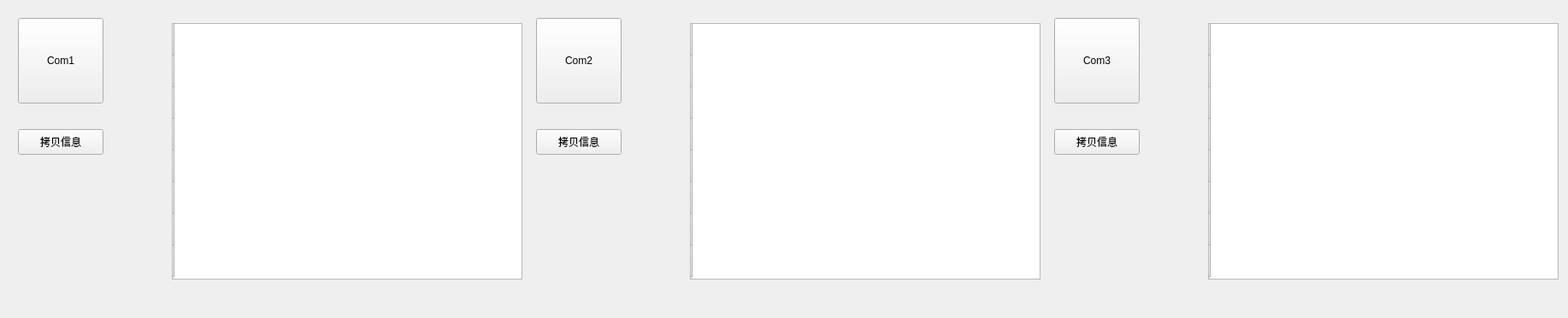
              <widget class="QWidget" name="widget_21" native="true">
               <layout class="QHBoxLayout" name="horizontalLayout_7">
                <item>
                 <widget class="QWidget" name="widget_15" native="true">
                  <property name="minimumSize">
                   <size>
                    <width>600</width>
                    <height>350</height>
                   </size>
                  </property>
                  <property name="maximumSize">
                   <size>
                    <width>600</width>
                    <height>350</height>
                   </size>
                  </property>
                  <widget class="QWidget" name="widget_23" native="true">
                   <property name="geometry">
                    <rect>
                     <x>130</x>
                     <y>0</y>
                     <width>470</width>
                     <height>333</height>
                    </rect>
                   </property>
                   <property name="minimumSize">
                    <size>
                     <width>470</width>
                     <height>0</height>
                    </size>
                   </property>
                   <property name="maximumSize">
                    <size>
                     <width>470</width>
                     <height>16777215</height>
                    </size>
                   </property>
                   <layout class="QHBoxLayout" name="horizontalLayout_9">
                    <property name="spacing">
                     <number>0</number>
                    </property>
                    <property name="leftMargin">
                     <number>0</number>
                    </property>
                    <property name="topMargin">
                     <number>0</number>
                    </property>
                    <property name="rightMargin">
                     <number>0</number>
                    </property>
                    <property name="bottomMargin">
                     <number>0</number>
                    </property>
                    <item>
                     <spacer name="horizontalSpacer_12">
                      <property name="orientation">
                       <enum>Qt::Horizontal</enum>
                      </property>
                      <property name="sizeHint" stdset="0">
                       <size>
                        <width>40</width>
                        <height>20</height>
                       </size>
                      </property>
                     </spacer>
                    </item>
                    <item>
                     <widget class="QTableWidget" name="tableWidget">
                      <property name="minimumSize">
                       <size>
                        <width>410</width>
                        <height>300</height>
                       </size>
                      </property>
                      <property name="maximumSize">
                       <size>
                        <width>410</width>
                        <height>300</height>
                       </size>
                      </property>
                      <property name="styleSheet">
                       <string notr="true">QTableWidget{background-color: rgba(255,255,255,0);
			 font: 25 10pt ;
		     color: rgb(245, 22, 22);
			 
			}&quot;

</string>
                      </property>
                      <property name="showGrid">
                       <bool>false</bool>
                      </property>
                      <property name="columnCount">
                       <number>2</number>
                      </property>
                      <attribute name="horizontalHeaderVisible">
                       <bool>false</bool>
                      </attribute>
                      <attribute name="horizontalHeaderDefaultSectionSize">
                       <number>200</number>
                      </attribute>
                      <attribute name="horizontalHeaderMinimumSectionSize">
                       <number>200</number>
                      </attribute>
                      <attribute name="verticalHeaderDefaultSectionSize">
                       <number>37</number>
                      </attribute>
                      <attribute name="verticalHeaderMinimumSectionSize">
                       <number>37</number>
                      </attribute>
                      <row>
                       <property name="text">
                        <string/>
                       </property>
                      </row>
                      <row>
                       <property name="text">
                        <string/>
                       </property>
                      </row>
                      <row>
                       <property name="text">
                        <string/>
                       </property>
                      </row>
                      <row>
                       <property name="text">
                        <string/>
                       </property>
                      </row>
                      <row>
                       <property name="text">
                        <string/>
                       </property>
                      </row>
                      <row>
                       <property name="text">
                        <string/>
                       </property>
                      </row>
                      <row>
                       <property name="text">
                        <string/>
                       </property>
                      </row>
                      <row>
                       <property name="text">
                        <string/>
                       </property>
                      </row>
                      <column/>
                      <column/>
                      <item row="0" column="0">
                       <property name="text">
                        <string/>
                       </property>
                      </item>
                      <item row="0" column="1">
                       <property name="text">
                        <string/>
                       </property>
                      </item>
                      <item row="1" column="0">
                       <property name="text">
                        <string/>
                       </property>
                      </item>
                      <item row="1" column="1">
                       <property name="text">
                        <string/>
                       </property>
                      </item>
                      <item row="2" column="0">
                       <property name="text">
                        <string/>
                       </property>
                      </item>
                      <item row="2" column="1">
                       <property name="text">
                        <string/>
                       </property>
                      </item>
                     </widget>
                    </item>
                   </layout>
                  </widget>
                  <widget class="QWidget" name="layoutWidget">
                   <property name="geometry">
                    <rect>
                     <x>10</x>
                     <y>10</y>
                     <width>102</width>
                     <height>162</height>
                    </rect>
                   </property>
                   <layout class="QVBoxLayout" name="verticalLayout_8" stretch="0,0">
                    <property name="spacing">
                     <number>30</number>
                    </property>
                    <item>
                     <widget class="QPushButton" name="pushButton">
                      <property name="minimumSize">
                       <size>
                        <width>100</width>
                        <height>100</height>
                       </size>
                      </property>
                      <property name="maximumSize">
                       <size>
                        <width>100</width>
                        <height>100</height>
                       </size>
                      </property>
                      <property name="text">
                       <string>Com1</string>
                      </property>
                     </widget>
                    </item>
                    <item>
                     <widget class="QPushButton" name="pushButton_9">
                      <property name="minimumSize">
                       <size>
                        <width>100</width>
                        <height>30</height>
                       </size>
                      </property>
                      <property name="maximumSize">
                       <size>
                        <width>100</width>
                        <height>30</height>
                       </size>
                      </property>
                      <property name="text">
                       <string>拷贝信息</string>
                      </property>
                     </widget>
                    </item>
                   </layout>
                  </widget>
                 </widget>
                </item>
                <item>
                 <widget class="QWidget" name="widget_16" native="true">
                  <property name="minimumSize">
                   <size>
                    <width>600</width>
                    <height>350</height>
                   </size>
                  </property>
                  <property name="maximumSize">
                   <size>
                    <width>600</width>
                    <height>350</height>
                   </size>
                  </property>
                  <widget class="QWidget" name="widget_24" native="true">
                   <property name="geometry">
                    <rect>
                     <x>130</x>
                     <y>0</y>
                     <width>470</width>
                     <height>333</height>
                    </rect>
                   </property>
                   <property name="minimumSize">
                    <size>
                     <width>470</width>
                     <height>0</height>
                    </size>
                   </property>
                   <property name="maximumSize">
                    <size>
                     <width>470</width>
                     <height>16777215</height>
                    </size>
                   </property>
                   <layout class="QHBoxLayout" name="horizontalLayout_10">
                    <property name="spacing">
                     <number>0</number>
                    </property>
                    <property name="leftMargin">
                     <number>0</number>
                    </property>
                    <property name="topMargin">
                     <number>0</number>
                    </property>
                    <property name="rightMargin">
                     <number>0</number>
                    </property>
                    <property name="bottomMargin">
                     <number>0</number>
                    </property>
                    <item>
                     <spacer name="horizontalSpacer_13">
                      <property name="orientation">
                       <enum>Qt::Horizontal</enum>
                      </property>
                      <property name="sizeHint" stdset="0">
                       <size>
                        <width>40</width>
                        <height>20</height>
                       </size>
                      </property>
                     </spacer>
                    </item>
                    <item>
                     <widget class="QTableWidget" name="tableWidget_2">
                      <property name="minimumSize">
                       <size>
                        <width>410</width>
                        <height>300</height>
                       </size>
                      </property>
                      <property name="maximumSize">
                       <size>
                        <width>410</width>
                        <height>300</height>
                       </size>
                      </property>
                      <property name="styleSheet">
                       <string notr="true">QTableWidget{background-color: rgba(255,255,255,0);
			 font: 25 10pt ;
		     color: rgb(245, 22, 22);
			 
			}&quot;
</string>
                      </property>
                      <property name="showGrid">
                       <bool>false</bool>
                      </property>
                      <property name="columnCount">
                       <number>2</number>
                      </property>
                      <attribute name="horizontalHeaderVisible">
                       <bool>false</bool>
                      </attribute>
                      <attribute name="horizontalHeaderDefaultSectionSize">
                       <number>200</number>
                      </attribute>
                      <attribute name="horizontalHeaderMinimumSectionSize">
                       <number>200</number>
                      </attribute>
                      <attribute name="verticalHeaderDefaultSectionSize">
                       <number>37</number>
                      </attribute>
                      <attribute name="verticalHeaderMinimumSectionSize">
                       <number>37</number>
                      </attribute>
                      <row>
                       <property name="text">
                        <string/>
                       </property>
                      </row>
                      <row>
                       <property name="text">
                        <string/>
                       </property>
                      </row>
                      <row>
                       <property name="text">
                        <string/>
                       </property>
                      </row>
                      <row>
                       <property name="text">
                        <string/>
                       </property>
                      </row>
                      <row>
                       <property name="text">
                        <string/>
                       </property>
                      </row>
                      <row>
                       <property name="text">
                        <string/>
                       </property>
                      </row>
                      <row>
                       <property name="text">
                        <string/>
                       </property>
                      </row>
                      <row>
                       <property name="text">
                        <string/>
                       </property>
                      </row>
                      <column/>
                      <column/>
                     </widget>
                    </item>
                   </layout>
                  </widget>
                  <widget class="QWidget" name="layoutWidget">
                   <property name="geometry">
                    <rect>
                     <x>10</x>
                     <y>10</y>
                     <width>102</width>
                     <height>162</height>
                    </rect>
                   </property>
                   <layout class="QVBoxLayout" name="verticalLayout_10">
                    <property name="spacing">
                     <number>30</number>
                    </property>
                    <item>
                     <widget class="QPushButton" name="pushButton_2">
                      <property name="minimumSize">
                       <size>
                        <width>100</width>
                        <height>100</height>
                       </size>
                      </property>
                      <property name="maximumSize">
                       <size>
                        <width>100</width>
                        <height>100</height>
                       </size>
                      </property>
                      <property name="styleSheet">
                       <string notr="true">pushButton_2-&gt;setStyleSheet(&quot;background-color: rgba(0, 0, 0, 0)&quot;);</string>
                      </property>
                      <property name="text">
                       <string>Com2</string>
                      </property>
                     </widget>
                    </item>
                    <item>
                     <widget class="QPushButton" name="pushButton_10">
                      <property name="minimumSize">
                       <size>
                        <width>100</width>
                        <height>30</height>
                       </size>
                      </property>
                      <property name="maximumSize">
                       <size>
                        <width>100</width>
                        <height>30</height>
                       </size>
                      </property>
                      <property name="text">
                       <string>拷贝信息</string>
                      </property>
                     </widget>
                    </item>
                   </layout>
                  </widget>
                 </widget>
                </item>
                <item>
                 <widget class="QWidget" name="widget_19" native="true">
                  <property name="minimumSize">
                   <size>
                    <width>600</width>
                    <height>350</height>
                   </size>
                  </property>
                  <property name="maximumSize">
                   <size>
                    <width>600</width>
                    <height>350</height>
                   </size>
                  </property>
                  <widget class="QWidget" name="widget_25" native="true">
                   <property name="geometry">
                    <rect>
                     <x>130</x>
                     <y>0</y>
                     <width>470</width>
                     <height>333</height>
                    </rect>
                   </property>
                   <property name="minimumSize">
                    <size>
                     <width>470</width>
                     <height>0</height>
                    </size>
                   </property>
                   <property name="maximumSize">
                    <size>
                     <width>470</width>
                     <height>16777215</height>
                    </size>
                   </property>
                   <layout class="QHBoxLayout" name="horizontalLayout_11">
                    <property name="spacing">
                     <number>0</number>
                    </property>
                    <property name="leftMargin">
                     <number>0</number>
                    </property>
                    <property name="topMargin">
                     <number>0</number>
                    </property>
                    <property name="rightMargin">
                     <number>0</number>
                    </property>
                    <property name="bottomMargin">
                     <number>0</number>
                    </property>
                    <item>
                     <spacer name="horizontalSpacer_14">
                      <property name="orientation">
                       <enum>Qt::Horizontal</enum>
                      </property>
                      <property name="sizeHint" stdset="0">
                       <size>
                        <width>40</width>
                        <height>20</height>
                       </size>
                      </property>
                     </spacer>
                    </item>
                    <item>
                     <widget class="QTableWidget" name="tableWidget_3">
                      <property name="minimumSize">
                       <size>
                        <width>410</width>
                        <height>300</height>
                       </size>
                      </property>
                      <property name="maximumSize">
                       <size>
                        <width>410</width>
                        <height>300</height>
                       </size>
                      </property>
                      <property name="styleSheet">
                       <string notr="true">QTableWidget{background-color: rgba(255,255,255,0);
			 font: 25 10pt ;
		     color: rgb(245, 22, 22);
			 
			}&quot;

</string>
                      </property>
                      <property name="showGrid">
                       <bool>false</bool>
                      </property>
                      <property name="columnCount">
                       <number>2</number>
                      </property>
                      <attribute name="horizontalHeaderVisible">
                       <bool>false</bool>
                      </attribute>
                      <attribute name="horizontalHeaderDefaultSectionSize">
                       <number>200</number>
                      </attribute>
                      <attribute name="horizontalHeaderMinimumSectionSize">
                       <number>200</number>
                      </attribute>
                      <attribute name="verticalHeaderDefaultSectionSize">
                       <number>37</number>
                      </attribute>
                      <attribute name="verticalHeaderMinimumSectionSize">
                       <number>37</number>
                      </attribute>
                      <row>
                       <property name="text">
                        <string/>
                       </property>
                      </row>
                      <row>
                       <property name="text">
                        <string/>
                       </property>
                      </row>
                      <row>
                       <property name="text">
                        <string/>
                       </property>
                      </row>
                      <row>
                       <property name="text">
                        <string/>
                       </property>
                      </row>
                      <row>
                       <property name="text">
                        <string/>
                       </property>
                      </row>
                      <row>
                       <property name="text">
                        <string/>
                       </property>
                      </row>
                      <row>
                       <property name="text">
                        <string/>
                       </property>
                      </row>
                      <row>
                       <property name="text">
                        <string/>
                       </property>
                      </row>
                      <column/>
                      <column/>
                     </widget>
                    </item>
                   </layout>
                  </widget>
                  <widget class="QWidget" name="layoutWidget">
                   <property name="geometry">
                    <rect>
                     <x>10</x>
                     <y>10</y>
                     <width>102</width>
                     <height>162</height>
                    </rect>
                   </property>
                   <layout class="QVBoxLayout" name="verticalLayout_12">
                    <property name="spacing">
                     <number>30</number>
                    </property>
                    <item>
                     <widget class="QPushButton" name="pushButton_3">
                      <property name="minimumSize">
                       <size>
                        <width>100</width>
                        <height>100</height>
                       </size>
                      </property>
                      <property name="maximumSize">
                       <size>
                        <width>100</width>
                        <height>100</height>
                       </size>
                      </property>
                      <property name="text">
                       <string>Com3</string>
                      </property>
                     </widget>
                    </item>
                    <item>
                     <widget class="QPushButton" name="pushButton_11">
                      <property name="minimumSize">
                       <size>
                        <width>100</width>
                        <height>30</height>
                       </size>
                      </property>
                      <property name="maximumSize">
                       <size>
                        <width>100</width>
                        <height>30</height>
                       </size>
                      </property>
                      <property name="text">
                       <string>拷贝信息</string>
                      </property>
                     </widget>
                    </item>
                   </layout>
                  </widget>
                 </widget>
                </item>
               </layout>
              </widget>
